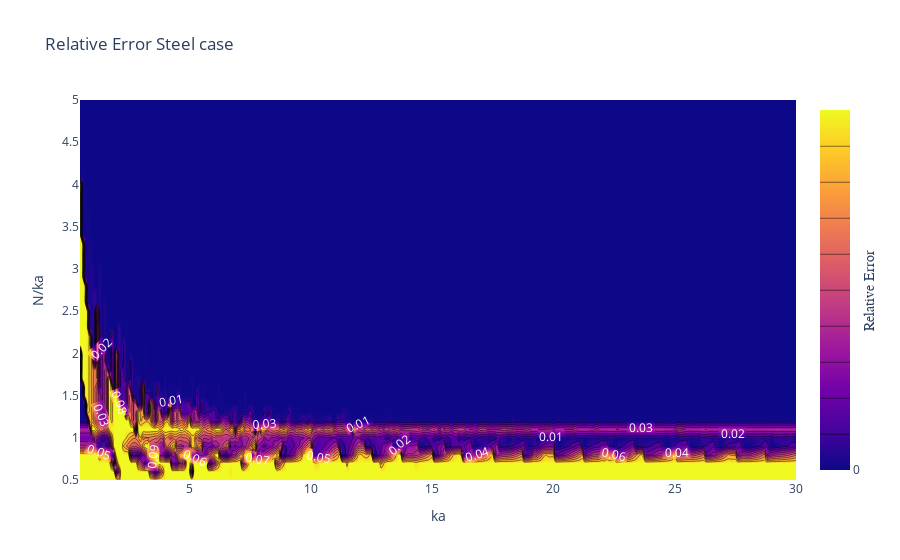

Source (notebook cell):
### Code cell
fig = go.Figure(data =
    go.Contour(
        z=np.array(sufficient_relative_error_steel),
        x=ka_array,
        y=Nka_array,
        contours=dict(
            coloring ='heatmap',
            showlabels = True,
            labelfont = dict(
                size = 12,
                color = 'white',
            )
        ),
    colorbar=dict(
        dtick=0.5,
        len=1,
        tickfont_size=12,
        title='Relative Error',
        titleside='right',
        titlefont=dict(
            size=14,
            family='Arial, sans-serif')
        )))
fig.update_layout(title = 'Relative Error Steel case')
fig.update_xaxes(title = 'ka')
fig.update_yaxes(title = 'N/ka')
fig.show()

### Figure 1 — Plotly figure (JSON) as saved in the notebook; plotly's stock layout.template omitted (floating-point values rounded to 4 significant figures; data arrays with more than 128 entries replaced by an {"elided": "..."} marker saying what was removed)
{"data": [{"colorbar": {"dtick": 0.5, "len": 1, "tickfont": {"size": 12}, "title": {"font": {"family": "Arial, sans-serif", "size": 14}, "side": "right", "text": "Relative Error"}}, "contours": {"coloring": "heatmap", "labelfont": {"color": "white", "size": 12}, "showlabels": true}, "type": "contour", "x": {"elided": "296 float values"}, "y": [0.5, 0.6, 0.7, 0.8, 0.9, 1.0, 1.1, 1.2, 1.3, 1.4, 1.5, 1.6, 1.7, 1.8, 1.9, 2.0, 2.1, 2.2, 2.3, 2.4, 2.5, 2.6, 2.7, 2.8, 2.9, 3.0, 3.1, 3.2, 3.3, 3.4, 3.5, 3.6, 3.7, 3.8, 3.9, 4.0, 4.1, 4.2, 4.3, 4.4, 4.5, 4.6, 4.7, 4.8, 4.9, 5.0], "z": {"elided": "46x296 float values"}}], "layout": {"title": {"text": "Relative Error Steel case"}, "xaxis": {"title": {"text": "ka"}}, "yaxis": {"title": {"text": "N/ka"}}}}
